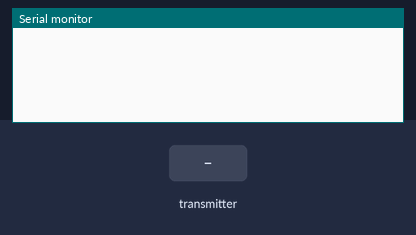
Recording of a sketch running on a simulated ESP32. On the bench: the last lines printed to the serial monitor. The test bench sets the inputs (shaded band).

Above: at 1.2 s.
1.3 s: the transmitter starts sending id = 0
At 1.66 s:
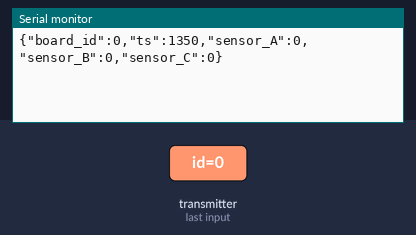
3.3 s: the transmitter starts sending sensor_A = 25
At 3.66 s:
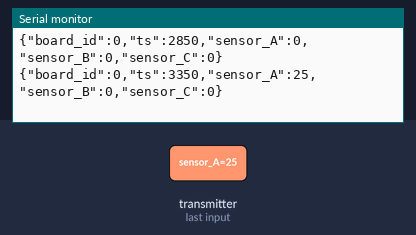
4.8 s: the transmitter starts sending sensor_B = 25
At 5.16 s:
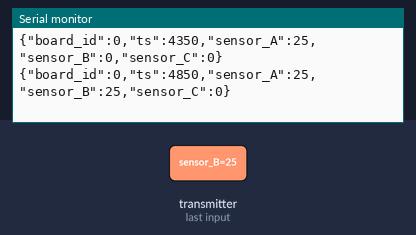
6.3 s: the transmitter starts sending sensor_C = 25
At 6.66 s:
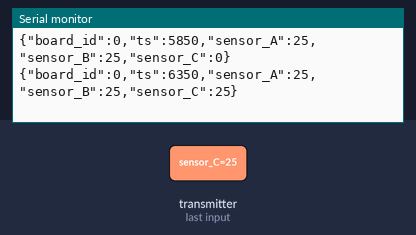
7.8 s: the transmitter starts sending id = 1
At 8.16 s:
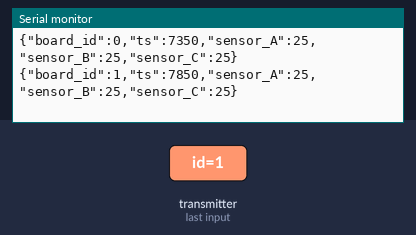
9.3 s: the transmitter starts sending sensor_A = 0
At 9.66 s:
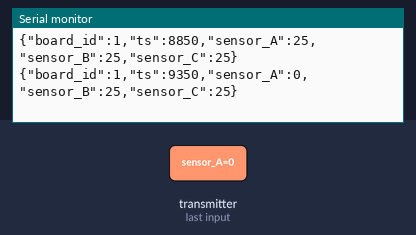
Timing chart, 0 to 11.8 s (numbered marks = the images above; inputs shaded):
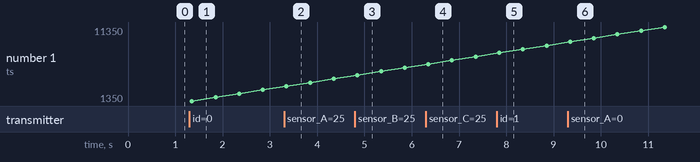

The sketch:

Base_Station.ino
```cpp
/*
Base station code:
- This code is uploaded to the board collecting data the other ESP32 boards
- The data is requested by the base station and collected when the
     other boards send back the JSON packets

*/

#include <esp_now.h>
#include <WiFi.h>
#include <ArduinoJson.h>

// Structure example to receive data
// Must match the sender structure
typedef struct sensor_data {
  int id;
  float sensor_A;
  float sensor_B;
  float sensor_C;
}sensor_data;

// Create a struct_message called myData
sensor_data myData;

// Create a structure to hold the readings from each board
sensor_data board1;

// BOARD MAC ADDRESSES
uint8_t board1_Address[] = {0x58, 0xCF, 0x79, 0xD7, 0x24, 0x6C};

// Create peer interface
esp_now_peer_info_t peerInfo_b1;

int timestamp = 0;

// time between polls from sensor boards, in ms
int time_between_scans = 500;


void SendJsonOverSerial(int board_id, int timestamp, float sensor_A, float sensor_B, float sensor_C){
  const size_t capacity = JSON_OBJECT_SIZE(5);
  StaticJsonDocument<capacity> data;

  data["board_id"] = board_id;
  data["ts"] = timestamp;
  data["sensor_A"] = sensor_A;
  data["sensor_B"] = sensor_B;
  data["sensor_C"] = sensor_C;

  // Serialize JSON to a string
  String jsonStr;
  serializeJson(data, jsonStr);

  // Send JSON packet over serial
  Serial.println(jsonStr);
}

// Create an array with all the structures
// struct_message boardsStruct[3] = {board1, board2, board3};

// callback function that will be executed when data is received
void OnDataRecv(const uint8_t * mac_addr, const uint8_t *incomingData, int len) {
  char macStr[18];

  timestamp = millis();

  // Serial.print("Packet received from: ");
  // snprinf: Composes a string with the same text that would be printed if format was used on printf,
  // but instead of being printed, the content is stored as a C string
  snprintf(macStr, sizeof(macStr), "%02x:%02x:%02x:%02x:%02x:%02x",
           mac_addr[0], mac_addr[1], mac_addr[2], mac_addr[3], mac_addr[4], mac_addr[5]);
  //Serial.println(macStr);
  memcpy(&myData, incomingData, sizeof(myData));
  //Serial.printf("Board ID %u: %u bytes\n", myData.id, len);
  // Update the structures with the new incoming data
  board1.sensor_A = myData.sensor_A;
  board1.sensor_B = myData.sensor_B;
  board1.sensor_C = myData.sensor_C;

  SendJsonOverSerial(myData.id, timestamp, board1.sensor_A,board1.sensor_B,board1.sensor_C);
}

void setup() {
  //Initialize Serial Monitor
  Serial.begin(115200);

  //Set device as a Wi-Fi Station
  WiFi.mode(WIFI_STA);

  //Init ESP-NOW
  if (esp_now_init() != ESP_OK) {
    Serial.println("Error initializing ESP-NOW");
    return;
  }

  // Once ESPNow is successfully Init, we will register for recv CB to
  // get recv packer info
  esp_now_register_recv_cb(OnDataRecv);

  // Register peers
  memcpy(peerInfo_b1.peer_addr, board1_Address, 6);
  peerInfo_b1.channel = 0;
  peerInfo_b1.encrypt = false;

  // Add peer
  if (esp_now_add_peer(&peerInfo_b1) != ESP_OK){
    Serial.println("Failed to add board 1 peer");
    return;
  }
}

void loop() {
  uint8_t mode = 1;

  // Send message via ESP-NOW
  esp_err_t result = esp_now_send(board1_Address, &mode, sizeof(mode));

  delay(time_between_scans);
}
```

Measured:
- after the input at 1.3 s, the serial monitor: prints a new line after 0.05 s (image 1)
- after the input at 3.3 s, the serial monitor: prints a new line after 0.05 s (image 2)
- after the input at 4.8 s, the serial monitor: prints a new line after 0.05 s (image 3)
- after the input at 6.3 s, the serial monitor: prints a new line after 0.05 s (image 4)
- after the input at 7.8 s, the serial monitor: prints a new line after 0.05 s (image 5)
- after the input at 9.3 s, the serial monitor: prints a new line after 0.05 s (image 6)
